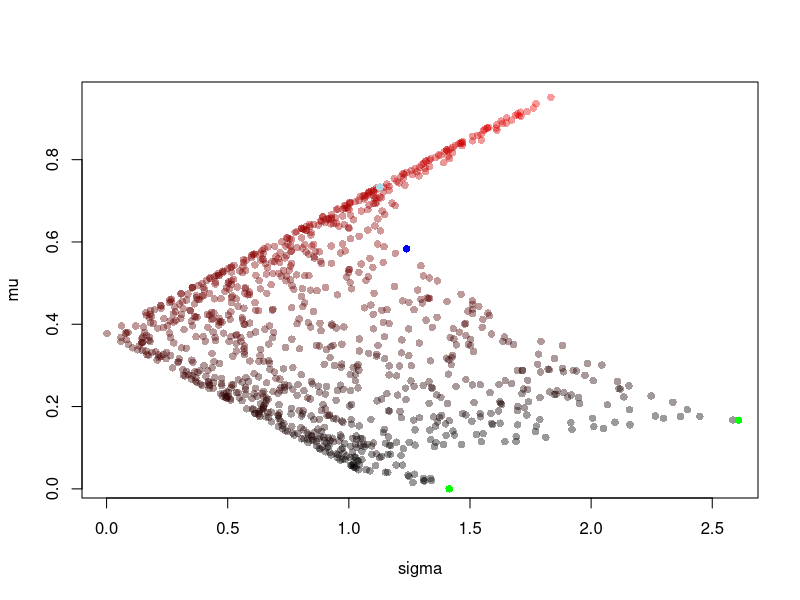

R code for this plot:
p<-c(1/2, 1/3, 1/6)
w1<-c(3, -1, -1)
w2<-c(-1, 2, -1)
w3<-c(-1, -1, 6)
E1<-sum(p*w1)
E2<-sum(p*w2)
E3<-sum(p*w3)
V1<-sum(p*(w1-E1)^2)
V2<-sum(p*(w2-E2)^2)
V3<-sum(p*(w3-E3)^2)
r12<-sum(p*(w1-E1)*(w2-E2))/sqrt(V1*V2)
r23<-sum(p*(w2-E2)*(w3-E3))/sqrt(V2*V3)
r13<-sum(p*(w1-E1)*(w3-E3))/sqrt(V1*V3)

Rho<-matrix(c(1, r12, r13,
              r12, 1, r23,
              r13, r23, 1), 
            nrow=3)
sigma<-c(V1, V2, V3)^.5
mu<-c(E1, E2, E3)
Sigma<-sigma %*% t(sigma) * Rho

weights<-gtools::rdirichlet(1000, c(1,1,1))

Row<-function(x){
c(
sigma1<-as.numeric(sqrt(t(weights[x,]) %*% Sigma %*% weights[x,])),
mu1<-sum(weights[x,]*mu))}
Row<-Vectorize(Row)
simpoints<-t(Row(1:1000))
plot(simpoints, xlab='sigma', ylab='mu', pch=16, col=rgb(weights[,1],0,0,.4))

row1<-c(.5,0,.5)
sigmax<-function(x){as.numeric(sqrt(t(x) %*% Sigma %*% x))}
mux<-function(x){sum(x*mu)}

points(sigmax(row1), mux(row1), col='blue', pch=16)

row2<-c(.7,.1,.2)
points(sigmax(row2), mux(row2), col='lightblue', pch=16)

rowA<-c(1,0,0)
points(sigmax(rowA), mux(rowA), col='green', pch=16)
rowB<-c(0,1,0)
points(sigmax(rowB), mux(rowB), col='green', pch=16)
rowC<-c(0,0,1)
points(sigmax(rowC), mux(rowC), col='green', pch=16)

